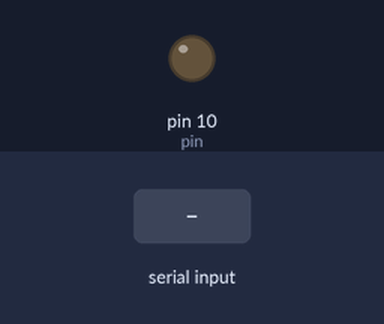
Recording of a sketch running on a simulated Arduino Uno, built with avr-gcc and run on an emulated ATmega328P. Parts: output pins drawn as LEDs (lit = HIGH). The test bench sets the inputs (shaded band).

Above: at 1.2 s.
1.3 s: byte 30 received over Serial
At 1.8 s:
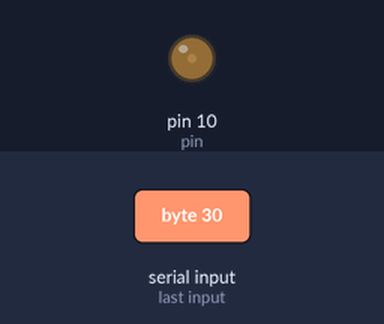
2.8 s: byte 90 received over Serial
At 4.1 s:
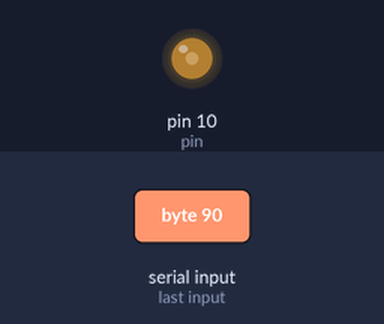
Timing chart, 0 to 5.8 s (numbered marks = the images above; inputs shaded):
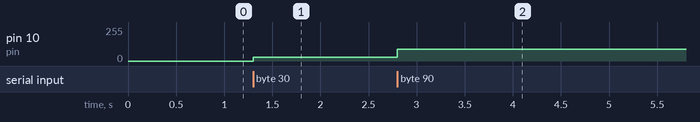

Measured:
- after the input at 1.3 s, pin 10 (pin): 0/255 → 30/255 at once
- after the input at 2.8 s, pin 10 (pin): 30/255 → 90/255 at once

The sketch:

Random_code.ino
```cpp
int pin = 10;
int value = 200;
void setup() {
  // put your setup code here, to run once:
  pinMode(pin, OUTPUT);
  Serial.begin(9600);
}

void loop() {
  // put your main code here, to run repeatedly:

if (Serial.available())
{
value= Serial.read();
analogWrite(pin, value);
}


}
```
